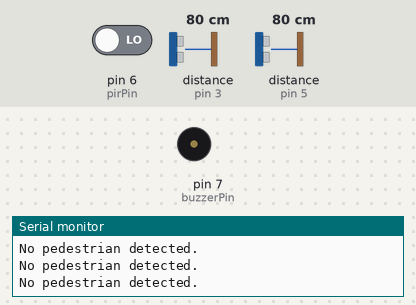
Simulated run of this sketch. Board: Arduino Uno, built with avr-gcc and run on an emulated ATmega328P. Shown: buzzer (waves = sounding), the last lines printed to the serial monitor. The test bench sets the inputs (shaded band); at power-on: pin 6 (pirPin) LOW, distance to the obstacle (sensors on pin 3, pin 5) 80 cm. The echo pulse lasts 58.3 µs per cm.

Above: at 10.8 s.
10.9 s: pin 6 (pirPin) driven HIGH
At 15.18 s:
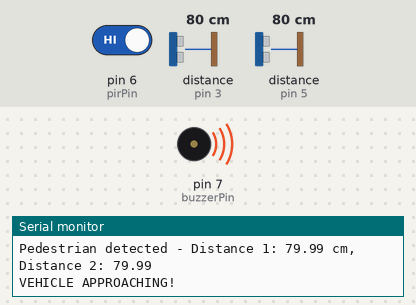
21.7 s: pin 6 (pirPin) driven LOW
At 22.1 s:
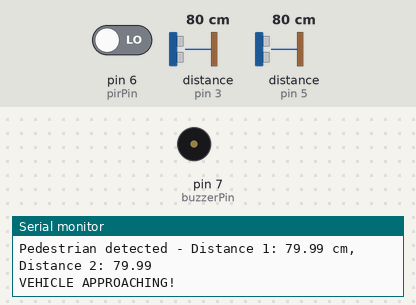
Timing chart, 0 to 24.7 s (numbered marks = the images above; inputs shaded):
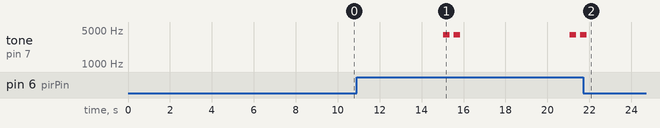

Measured:
- after the input at 10.9 s, tone on pin 7 (buzzerPin): goes 4000 Hz 0.30 s, silent 0.20 s, 4000 Hz 0.30 s, silent 5.2 s, 4000 Hz 0.30 s, silent 0.20 s, then 4000 Hz, starting after 4.1 s
- after the input at 21.7 s, tone on pin 7 (buzzerPin): goes on until 21.9 s, then stays silent

The sketch:

walksense.ino.ino
```cpp
// HC-SR04
const int trig1 = 2;
const int echo1 = 3;
const int trig2 = 4;
const int echo2 = 5;

// PIR
const int pirPin = 6;

// Buzzer
const int buzzerPin = 7;

void setup() {
  Serial.begin(9600);

  pinMode(trig1, OUTPUT); pinMode(echo1, INPUT);
  pinMode(trig2, OUTPUT); pinMode(echo2, INPUT);
  pinMode(pirPin, INPUT);
  pinMode(buzzerPin, OUTPUT);
}

void loop() {
  bool pedestrianDetected = digitalRead(pirPin);

  if (pedestrianDetected) {
    float distance1 = measureDistance(trig1, echo1);
    float distance2 = measureDistance(trig2, echo2);

    Serial.print("Pedestrian detected - Distance 1: ");
    Serial.print(distance1);
    Serial.print(" cm, Distance 2: ");
    Serial.println(distance2);

    if ((distance1 > 0 && distance1 < 150) || (distance2 > 0 && distance2 < 150)) {
      Serial.println("VEHICLE APPROACHING!");
      beepBuzzer();
    }
  } else {
    Serial.println("No pedestrian detected.");
  }

  delay(5000);
}

float measureDistance(int trigPin, int echoPin) {
  digitalWrite(trigPin, LOW);
  delayMicroseconds(2);
  digitalWrite(trigPin, HIGH);
  delayMicroseconds(10);
  digitalWrite(trigPin, LOW);

  long duration = pulseIn(echoPin, HIGH, 30000); // 30ms max
  if (duration == 0) return -1.0;
  float distance = duration * 0.0343 / 2;
  return distance;
}

void beepBuzzer() {
  // Δύο μικρά μπιπ
  for (int i = 0; i < 2; i++) {
    tone(buzzerPin, 4000); // 4kHz
    delay(300);
    noTone(buzzerPin);
    delay(200);
  }
}
```
